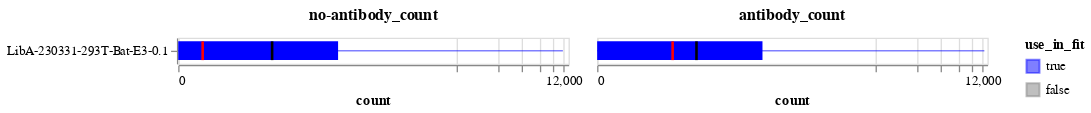

Source (notebook cell):
### Markdown cell above
Now plot the distribution of no-antibody and antibody counts versus the thresholds.
Recall we keep variants that meet **either** threshold, and in an ideal experiment all variants would meet the no-antibody threshold but we may expect only a small fraction (true escape mutations) to meet the antibody threshold.

In the plots below, the bars span the interquartile range, the lines go from min to max, the dark black line is the median, and the red line is the threshold for counts to be retained (a variant only needs to meet one threshold).

### Code cell
count_summary = (
    prob_escape.melt(
        id_vars=["sample", "concentration", "use_in_fit"],
        value_vars=["antibody_count", "no-antibody_count"],
        var_name="count_type",
        value_name="count",
    )
    .groupby(["sample", "concentration", "use_in_fit", "count_type"], as_index=False)
    .aggregate(
        median=pd.NamedAgg("count", "median"),
        q1=pd.NamedAgg("count", lambda s: s.quantile(0.25)),
        q3=pd.NamedAgg("count", lambda s: s.quantile(0.75)),
        min=pd.NamedAgg("count", "min"),
        max=pd.NamedAgg("count", "max"),
    )
    .merge(
        min_counts.rename(
            columns={
                "min_antibody_count": "antibody_count",
                "min_no_antibody_count": "no-antibody_count",
            }
        ).melt(id_vars="sample", var_name="count_type", value_name="threshold"),
        on=["sample", "count_type"],
        validate="one_to_one",
    )
)

base_chart = alt.Chart(count_summary).encode(
    y=alt.Y("sample", title=None, sort=alt.SortField("concentration")),
    tooltip=count_summary.columns.tolist(),
    color=alt.Color(
        "use_in_fit",
        scale=alt.Scale(domain=[True, False], range=["blue", "gray"]),
    ),
)

quantile_bar = base_chart.encode(
    x=alt.X(
        "q1",
        scale=alt.Scale(type="symlog", constant=20),
        axis=alt.Axis(labelOverlap=True),
        title="count",
    ),
    x2="q3",
).mark_bar(color="blue", height={"band": 0.8})

range_line = base_chart.encode(x="min", x2="max").mark_rule(color="blue", opacity=0.5)

median_line = base_chart.encode(
    x="median", x2="median", color=alt.value("black")
).mark_bar(xOffset=1, x2Offset=-1, height={"band": 0.8})

threshold_line = base_chart.encode(
    x="threshold", x2="threshold", color=alt.value("red")
).mark_bar(xOffset=1, x2Offset=-1, height={"band": 0.8})

count_summary_chart = (quantile_bar + range_line + median_line + threshold_line).facet(
    column=alt.Column(
        "count_type",
        title=None,
        sort="descending",
        header=alt.Header(labelFontWeight="bold", labelFontSize=12),
    ),
)

count_summary_chart

### Figure 1 — Vega-Lite specification as saved in the notebook (floating-point values rounded to 4 significant figures)
{"config": {"view": {"continuousWidth": 300, "continuousHeight": 300}}, "data": {"name": "data-8179820c03dfdde59f1405d45b38628c"}, "facet": {"column": {"field": "count_type", "header": {"labelFontSize": 12, "labelFontWeight": "bold"}, "sort": "descending", "title": null, "type": "nominal"}}, "spec": {"layer": [{"mark": {"type": "bar", "color": "blue", "height": {"band": 0.8}}, "encoding": {"color": {"field": "use_in_fit", "scale": {"domain": [true, false], "range": ["blue", "gray"]}, "type": "nominal"}, "tooltip": [{"field": "sample", "type": "nominal"}, {"field": "concentration", "type": "quantitative"}, {"field": "use_in_fit", "type": "nominal"}, {"field": "count_type", "type": "nominal"}, {"field": "median", "type": "quantitative"}, {"field": "q1", "type": "quantitative"}, {"field": "q3", "type": "quantitative"}, {"field": "min", "type": "quantitative"}, {"field": "max", "type": "quantitative"}, {"field": "threshold", "type": "quantitative"}], "x": {"axis": {"labelOverlap": true}, "field": "q1", "scale": {"constant": 20, "type": "symlog"}, "title": "count", "type": "quantitative"}, "x2": {"field": "q3"}, "y": {"field": "sample", "sort": {"field": "concentration"}, "title": null, "type": "nominal"}}}, {"mark": {"type": "rule", "color": "blue", "opacity": 0.5}, "encoding": {"color": {"field": "use_in_fit", "scale": {"domain": [true, false], "range": ["blue", "gray"]}, "type": "nominal"}, "tooltip": [{"field": "sample", "type": "nominal"}, {"field": "concentration", "type": "quantitative"}, {"field": "use_in_fit", "type": "nominal"}, {"field": "count_type", "type": "nominal"}, {"field": "median", "type": "quantitative"}, {"field": "q1", "type": "quantitative"}, {"field": "q3", "type": "quantitative"}, {"field": "min", "type": "quantitative"}, {"field": "max", "type": "quantitative"}, {"field": "threshold", "type": "quantitative"}], "x": {"field": "min", "type": "quantitative"}, "x2": {"field": "max"}, "y": {"field": "sample", "sort": {"field": "concentration"}, "title": null, "type": "nominal"}}}, {"mark": {"type": "bar", "height": {"band": 0.8}, "x2Offset": -1, "xOffset": 1}, "encoding": {"color": {"value": "black"}, "tooltip": [{"field": "sample", "type": "nominal"}, {"field": "concentration", "type": "quantitative"}, {"field": "use_in_fit", "type": "nominal"}, {"field": "count_type", "type": "nominal"}, {"field": "median", "type": "quantitative"}, {"field": "q1", "type": "quantitative"}, {"field": "q3", "type": "quantitative"}, {"field": "min", "type": "quantitative"}, {"field": "max", "type": "quantitative"}, {"field": "threshold", "type": "quantitative"}], "x": {"field": "median", "type": "quantitative"}, "x2": {"field": "median"}, "y": {"field": "sample", "sort": {"field": "concentration"}, "title": null, "type": "nominal"}}}, {"mark": {"type": "bar", "height": {"band": 0.8}, "x2Offset": -1, "xOffset": 1}, "encoding": {"color": {"value": "red"}, "tooltip": [{"field": "sample", "type": "nominal"}, {"field": "concentration", "type": "quantitative"}, {"field": "use_in_fit", "type": "nominal"}, {"field": "count_type", "type": "nominal"}, {"field": "median", "type": "quantitative"}, {"field": "q1", "type": "quantitative"}, {"field": "q3", "type": "quantitative"}, {"field": "min", "type": "quantitative"}, {"field": "max", "type": "quantitative"}, {"field": "threshold", "type": "quantitative"}], "x": {"field": "threshold", "type": "quantitative"}, "x2": {"field": "threshold"}, "y": {"field": "sample", "sort": {"field": "concentration"}, "title": null, "type": "nominal"}}}]}, "$schema": "https://vega.github.io/schema/vega-lite/v5.8.0.json", "datasets": {"data-8179820c03dfdde59f1405d45b38628c": [{"sample": "LibA-230331-293T-Bat-E3-0.1", "concentration": 0.1, "use_in_fit": true, "count_type": "antibody_count", "median": 84.0, "q1": 0.0, "q3": 291.0, "min": 0, "max": 12346, "threshold": 50.0}, {"sample": "LibA-230331-293T-Bat-E3-0.1", "concentration": 0.1, "use_in_fit": true, "count_type": "no-antibody_count", "median": 75.0, "q1": 0.0, "q3": 264.0, "min": 0, "max": 11834, "threshold": 10.0}]}}
